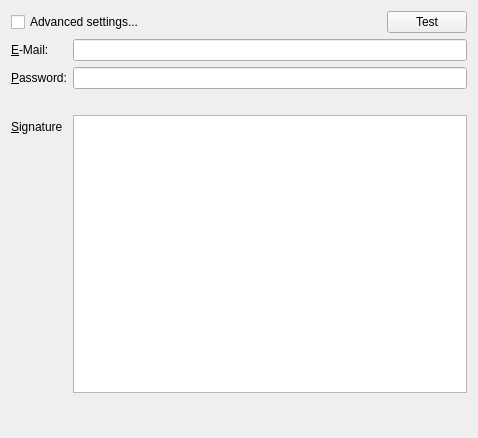
<?xml version="1.0" encoding="UTF-8"?>
<ui version="4.0">
 <class>QnSmtpSettingsWidget</class>
 <widget class="QWidget" name="QnSmtpSettingsWidget">
  <property name="geometry">
   <rect>
    <x>0</x>
    <y>0</y>
    <width>478</width>
    <height>438</height>
   </rect>
  </property>
  <property name="windowTitle">
   <string/>
  </property>
  <layout class="QVBoxLayout" name="verticalLayout_3">
   <item>
    <widget class="QWidget" name="controlsWidget" native="true">
     <layout class="QHBoxLayout" name="horizontalLayout_2">
      <property name="margin">
       <number>0</number>
      </property>
      <item>
       <widget class="QCheckBox" name="advancedCheckBox">
        <property name="sizePolicy">
         <sizepolicy hsizetype="Fixed" vsizetype="Fixed">
          <horstretch>0</horstretch>
          <verstretch>0</verstretch>
         </sizepolicy>
        </property>
        <property name="text">
         <string>Advanced settings...</string>
        </property>
       </widget>
      </item>
      <item>
       <spacer name="horizontalSpacer">
        <property name="orientation">
         <enum>Qt::Horizontal</enum>
        </property>
        <property name="sizeHint" stdset="0">
         <size>
          <width>40</width>
          <height>20</height>
         </size>
        </property>
       </spacer>
      </item>
      <item>
       <widget class="QPushButton" name="testButton">
        <property name="text">
         <string>Test</string>
        </property>
       </widget>
      </item>
     </layout>
    </widget>
   </item>
   <item>
    <widget class="QStackedWidget" name="stackedWidget">
     <property name="sizePolicy">
      <sizepolicy hsizetype="Preferred" vsizetype="Fixed">
       <horstretch>0</horstretch>
       <verstretch>0</verstretch>
      </sizepolicy>
     </property>
     <property name="currentIndex">
      <number>0</number>
     </property>
     <widget class="QWidget" name="simplePage">
      <layout class="QFormLayout" name="formLayout_3">
       <property name="fieldGrowthPolicy">
        <enum>QFormLayout::AllNonFixedFieldsGrow</enum>
       </property>
       <property name="margin">
        <number>0</number>
       </property>
       <item row="0" column="0">
        <widget class="QLabel" name="simpleEmailLabel">
         <property name="text">
          <string>&amp;E-Mail:</string>
         </property>
         <property name="buddy">
          <cstring>simpleEmailLineEdit</cstring>
         </property>
        </widget>
       </item>
       <item row="0" column="1">
        <widget class="QLineEdit" name="simpleEmailLineEdit"/>
       </item>
       <item row="1" column="0">
        <widget class="QLabel" name="simplePasswordLabel">
         <property name="text">
          <string>&amp;Password:</string>
         </property>
         <property name="buddy">
          <cstring>simplePasswordLineEdit</cstring>
         </property>
        </widget>
       </item>
       <item row="1" column="1">
        <widget class="QLineEdit" name="simplePasswordLineEdit">
         <property name="echoMode">
          <enum>QLineEdit::Password</enum>
         </property>
        </widget>
       </item>
       <item row="3" column="0">
        <widget class="QLabel" name="simpleSignatureLabel">
         <property name="text">
          <string>&amp;Signature</string>
         </property>
         <property name="buddy">
          <cstring>simpleSignatureTextEdit</cstring>
         </property>
        </widget>
       </item>
       <item row="3" column="1">
        <widget class="QPlainTextEdit" name="simpleSignatureTextEdit"/>
       </item>
       <item row="2" column="1">
        <widget class="QLabel" name="detectErrorLabel">
         <property name="text">
          <string/>
         </property>
        </widget>
       </item>
      </layout>
     </widget>
     <widget class="QWidget" name="advancedPage">
      <layout class="QVBoxLayout" name="verticalLayout">
       <property name="margin">
        <number>0</number>
       </property>
       <item>
        <widget class="QFrame" name="horizontalFrame">
         <layout class="QHBoxLayout" name="horizontalLayout">
          <property name="margin">
           <number>0</number>
          </property>
          <item>
           <layout class="QFormLayout" name="formLayout">
            <property name="fieldGrowthPolicy">
             <enum>QFormLayout::AllNonFixedFieldsGrow</enum>
            </property>
            <item row="0" column="0">
             <widget class="QLabel" name="serverLabel">
              <property name="text">
               <string>SMTP &amp;Server:</string>
              </property>
              <property name="buddy">
               <cstring>serverLineEdit</cstring>
              </property>
             </widget>
            </item>
            <item row="0" column="1">
             <widget class="QLineEdit" name="serverLineEdit"/>
            </item>
            <item row="1" column="0">
             <widget class="QLabel" name="userLabel">
              <property name="text">
               <string>&amp;User:</string>
              </property>
              <property name="buddy">
               <cstring>userLineEdit</cstring>
              </property>
             </widget>
            </item>
            <item row="1" column="1">
             <widget class="QLineEdit" name="userLineEdit"/>
            </item>
            <item row="2" column="0">
             <widget class="QLabel" name="passwordLabel">
              <property name="text">
               <string>&amp;Password:</string>
              </property>
              <property name="buddy">
               <cstring>passwordLineEdit</cstring>
              </property>
             </widget>
            </item>
            <item row="2" column="1">
             <widget class="QLineEdit" name="passwordLineEdit">
              <property name="echoMode">
               <enum>QLineEdit::Password</enum>
              </property>
             </widget>
            </item>
           </layout>
          </item>
          <item>
           <layout class="QFormLayout" name="formLayout_2">
            <item row="0" column="0">
             <widget class="QLabel" name="portLabel">
              <property name="text">
               <string>P&amp;ort</string>
              </property>
              <property name="buddy">
               <cstring>portComboBox</cstring>
              </property>
             </widget>
            </item>
            <item row="0" column="1">
             <widget class="QComboBox" name="portComboBox">
              <property name="editable">
               <bool>true</bool>
              </property>
             </widget>
            </item>
           </layout>
          </item>
         </layout>
        </widget>
       </item>
       <item>
        <layout class="QGridLayout" name="gridLayout">
         <item row="2" column="0">
          <widget class="QRadioButton" name="unsecuredRadioButton">
           <property name="text">
            <string>Unsecure connection</string>
           </property>
          </widget>
         </item>
         <item row="0" column="1">
          <widget class="QLabel" name="tlsRecommendedLabel">
           <property name="text">
            <string>&lt;html&gt;&lt;head/&gt;&lt;body&gt;&lt;p&gt;&lt;span style=&quot; font-weight:600;&quot;&gt;(recommended)&lt;/span&gt;&lt;/p&gt;&lt;/body&gt;&lt;/html&gt;</string>
           </property>
           <property name="alignment">
            <set>Qt::AlignRight|Qt::AlignTrailing|Qt::AlignVCenter</set>
           </property>
          </widget>
         </item>
         <item row="0" column="0">
          <widget class="QRadioButton" name="tlsRadioButton">
           <property name="layoutDirection">
            <enum>Qt::LeftToRight</enum>
           </property>
           <property name="text">
            <string>Secure connection using TLS</string>
           </property>
           <property name="checked">
            <bool>true</bool>
           </property>
          </widget>
         </item>
         <item row="1" column="0">
          <widget class="QRadioButton" name="sslRadioButton">
           <property name="text">
            <string>Secure connection using SSL</string>
           </property>
          </widget>
         </item>
         <item row="1" column="1">
          <widget class="QLabel" name="sslRecommendedLabel">
           <property name="text">
            <string>&lt;html&gt;&lt;head/&gt;&lt;body&gt;&lt;p&gt;&lt;span style=&quot; font-weight:600;&quot;&gt;(recommended)&lt;/span&gt;&lt;/p&gt;&lt;/body&gt;&lt;/html&gt;</string>
           </property>
           <property name="alignment">
            <set>Qt::AlignRight|Qt::AlignTrailing|Qt::AlignVCenter</set>
           </property>
          </widget>
         </item>
        </layout>
       </item>
       <item>
        <layout class="QFormLayout" name="formLayout_5">
         <item row="0" column="0">
          <widget class="QLabel" name="signatureLabel">
           <property name="text">
            <string>&amp;Signature:</string>
           </property>
           <property name="buddy">
            <cstring>signatureTextEdit</cstring>
           </property>
          </widget>
         </item>
         <item row="0" column="1">
          <widget class="QPlainTextEdit" name="signatureTextEdit"/>
         </item>
        </layout>
       </item>
      </layout>
     </widget>
     <widget class="QWidget" name="testPage">
      <layout class="QVBoxLayout" name="verticalLayout_2">
       <property name="margin">
        <number>0</number>
       </property>
       <item>
        <layout class="QFormLayout" name="formLayout_4">
         <property name="fieldGrowthPolicy">
          <enum>QFormLayout::AllNonFixedFieldsGrow</enum>
         </property>
         <item row="0" column="0">
          <widget class="QLabel" name="testServerCaptionLabel">
           <property name="text">
            <string>Server:</string>
           </property>
          </widget>
         </item>
         <item row="0" column="1">
          <widget class="QLabel" name="testServerLabel">
           <property name="text">
            <string/>
           </property>
          </widget>
         </item>
         <item row="1" column="0">
          <widget class="QLabel" name="testPortCaptionLabel">
           <property name="text">
            <string>Port:</string>
           </property>
          </widget>
         </item>
         <item row="1" column="1">
          <widget class="QLabel" name="testPortLabel">
           <property name="text">
            <string/>
           </property>
          </widget>
         </item>
         <item row="2" column="0">
          <widget class="QLabel" name="testUserCaptionLabel">
           <property name="text">
            <string>User:</string>
           </property>
          </widget>
         </item>
         <item row="2" column="1">
          <widget class="QLabel" name="testUserLabel">
           <property name="text">
            <string/>
           </property>
          </widget>
         </item>
         <item row="3" column="0">
          <widget class="QLabel" name="testSecurityCaptionLabel">
           <property name="text">
            <string>Security:</string>
           </property>
          </widget>
         </item>
         <item row="3" column="1">
          <widget class="QLabel" name="testSecurityLabel">
           <property name="text">
            <string/>
           </property>
          </widget>
         </item>
         <item row="4" column="0">
          <widget class="QLabel" name="testProgressCaptionLabel">
           <property name="text">
            <string>Progress:</string>
           </property>
          </widget>
         </item>
         <item row="4" column="1">
          <widget class="QProgressBar" name="testProgressBar">
           <property name="maximum">
            <number>100</number>
           </property>
           <property name="value">
            <number>0</number>
           </property>
           <property name="textVisible">
            <bool>true</bool>
           </property>
          </widget>
         </item>
         <item row="5" column="0">
          <widget class="QLabel" name="testResultCaptionLabel">
           <property name="text">
            <string>Result:</string>
           </property>
          </widget>
         </item>
         <item row="5" column="1">
          <widget class="QLabel" name="testResultLabel">
           <property name="text">
            <string/>
           </property>
          </widget>
         </item>
        </layout>
       </item>
       <item>
        <layout class="QHBoxLayout" name="horizontalLayout_3">
         <item>
          <widget class="QPushButton" name="okTestButton">
           <property name="text">
            <string>OK</string>
           </property>
          </widget>
         </item>
         <item>
          <widget class="QPushButton" name="cancelTestButton">
           <property name="sizePolicy">
            <sizepolicy hsizetype="Minimum" vsizetype="Fixed">
             <horstretch>0</horstretch>
             <verstretch>0</verstretch>
            </sizepolicy>
           </property>
           <property name="text">
            <string>Cancel</string>
           </property>
          </widget>
         </item>
         <item>
          <spacer name="horizontalSpacer_2">
           <property name="orientation">
            <enum>Qt::Horizontal</enum>
           </property>
           <property name="sizeHint" stdset="0">
            <size>
             <width>40</width>
             <height>20</height>
            </size>
           </property>
          </spacer>
         </item>
        </layout>
       </item>
       <item>
        <spacer name="verticalSpacer_2">
         <property name="orientation">
          <enum>Qt::Vertical</enum>
         </property>
         <property name="sizeHint" stdset="0">
          <size>
           <width>20</width>
           <height>40</height>
          </size>
         </property>
        </spacer>
       </item>
      </layout>
     </widget>
    </widget>
   </item>
   <item>
    <spacer name="verticalSpacer">
     <property name="orientation">
      <enum>Qt::Vertical</enum>
     </property>
     <property name="sizeHint" stdset="0">
      <size>
       <width>20</width>
       <height>0</height>
      </size>
     </property>
    </spacer>
   </item>
  </layout>
 </widget>
 <tabstops>
  <tabstop>simpleEmailLineEdit</tabstop>
  <tabstop>simplePasswordLineEdit</tabstop>
  <tabstop>serverLineEdit</tabstop>
  <tabstop>portComboBox</tabstop>
  <tabstop>userLineEdit</tabstop>
  <tabstop>passwordLineEdit</tabstop>
  <tabstop>tlsRadioButton</tabstop>
  <tabstop>sslRadioButton</tabstop>
  <tabstop>unsecuredRadioButton</tabstop>
  <tabstop>okTestButton</tabstop>
  <tabstop>cancelTestButton</tabstop>
  <tabstop>advancedCheckBox</tabstop>
  <tabstop>testButton</tabstop>
 </tabstops>
 <resources/>
 <connections/>
</ui>
